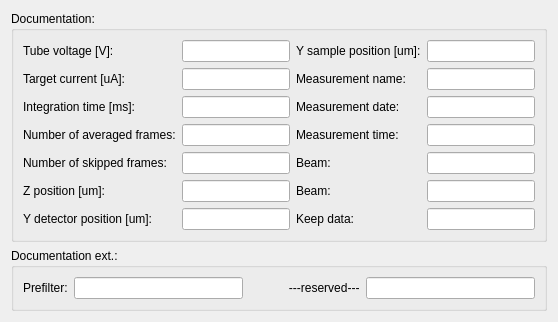
     <widget class="QWidget" name="Docu">
      <attribute name="title">
       <string>Documentation</string>
      </attribute>
      <layout class="QGridLayout" name="gridLayout_3">
       <item row="9" column="0" colspan="2">
        <widget class="QGroupBox" name="groupBox_5">
         <property name="title">
          <string>Documentation ext.:</string>
         </property>
         <layout class="QGridLayout" name="gridLayout_9">
          <item row="0" column="0">
           <widget class="QLabel" name="label_66">
            <property name="text">
             <string>Prefilter:</string>
            </property>
           </widget>
          </item>
          <item row="0" column="2">
           <widget class="QLabel" name="label_67">
            <property name="text">
             <string>            ---reserved---</string>
            </property>
           </widget>
          </item>
          <item row="0" column="1">
           <widget class="QLineEdit" name="DocuExSzPreFilter"/>
          </item>
          <item row="0" column="3">
           <widget class="QLineEdit" name="DocuExAiReserved"/>
          </item>
         </layout>
        </widget>
       </item>
       <item row="0" column="0" rowspan="4" colspan="2">
        <widget class="QGroupBox" name="groupBox_6">
         <property name="title">
          <string>Documentation:</string>
         </property>
         <layout class="QGridLayout" name="gridLayout_8">
          <item row="5" column="3">
           <widget class="QLineEdit" name="DocuFBeam"/>
          </item>
          <item row="4" column="3">
           <widget class="QLineEdit" name="DocuNBeam"/>
          </item>
          <item row="2" column="3">
           <widget class="QLineEdit" name="DocuCDate"/>
          </item>
          <item row="6" column="2">
           <widget class="QLabel" name="label_32">
            <property name="text">
             <string>Keep data:</string>
            </property>
           </widget>
          </item>
          <item row="0" column="3">
           <widget class="QLineEdit" name="DocuNYSamplePos"/>
          </item>
          <item row="6" column="3">
           <widget class="QLineEdit" name="DocuNKeepData"/>
          </item>
          <item row="5" column="2">
           <widget class="QLabel" name="label_38">
            <property name="text">
             <string>Beam:</string>
            </property>
           </widget>
          </item>
          <item row="1" column="3">
           <widget class="QLineEdit" name="DocuCMeasName"/>
          </item>
          <item row="3" column="3">
           <widget class="QLineEdit" name="DocuCTime"/>
          </item>
          <item row="5" column="1">
           <widget class="QLineEdit" name="DocuNZPosition"/>
          </item>
          <item row="0" column="2">
           <widget class="QLabel" name="label_36">
            <property name="text">
             <string>Y sample position [um]:</string>
            </property>
           </widget>
          </item>
          <item row="4" column="1">
           <widget class="QLineEdit" name="DocuNSkip"/>
          </item>
          <item row="0" column="0">
           <widget class="QLabel" name="label_19">
            <property name="text">
             <string>Tube voltage [V]:</string>
            </property>
           </widget>
          </item>
          <item row="3" column="2">
           <widget class="QLabel" name="label_34">
            <property name="text">
             <string>Measurement time:</string>
            </property>
           </widget>
          </item>
          <item row="1" column="2">
           <widget class="QLabel" name="label_35">
            <property name="text">
             <string>Measurement name:</string>
            </property>
           </widget>
          </item>
          <item row="2" column="2">
           <widget class="QLabel" name="label_37">
            <property name="text">
             <string>Measurement date:</string>
            </property>
           </widget>
          </item>
          <item row="4" column="2">
           <widget class="QLabel" name="label_33">
            <property name="text">
             <string>Beam:</string>
            </property>
           </widget>
          </item>
          <item row="6" column="1">
           <widget class="QLineEdit" name="DocuNYDetPos"/>
          </item>
          <item row="2" column="1">
           <widget class="QLineEdit" name="DocuNIntegrationTime"/>
          </item>
          <item row="0" column="1">
           <widget class="QLineEdit" name="DocuNVoltage"/>
          </item>
          <item row="5" column="0">
           <widget class="QLabel" name="label_30">
            <property name="text">
             <string>Z position [um]:</string>
            </property>
           </widget>
          </item>
          <item row="2" column="0">
           <widget class="QLabel" name="label_27">
            <property name="text">
             <string>Integration time [ms]:</string>
            </property>
           </widget>
          </item>
          <item row="3" column="1">
           <widget class="QLineEdit" name="DocuNFrameAverage"/>
          </item>
          <item row="1" column="1">
           <widget class="QLineEdit" name="DocuNCurrent">
            <property name="text">
             <string/>
            </property>
           </widget>
          </item>
          <item row="3" column="0">
           <widget class="QLabel" name="label_28">
            <property name="text">
             <string>Number of averaged frames:</string>
            </property>
           </widget>
          </item>
          <item row="4" column="0">
           <widget class="QLabel" name="label_29">
            <property name="text">
             <string>Number of skipped frames:</string>
            </property>
           </widget>
          </item>
          <item row="1" column="0">
           <widget class="QLabel" name="label_26">
            <property name="text">
             <string>Target current [uA]:</string>
            </property>
           </widget>
          </item>
          <item row="6" column="0">
           <widget class="QLabel" name="label_31">
            <property name="text">
             <string>Y detector position [um]: </string>
            </property>
           </widget>
          </item>
         </layout>
        </widget>
       </item>
      </layout>
     </widget>
